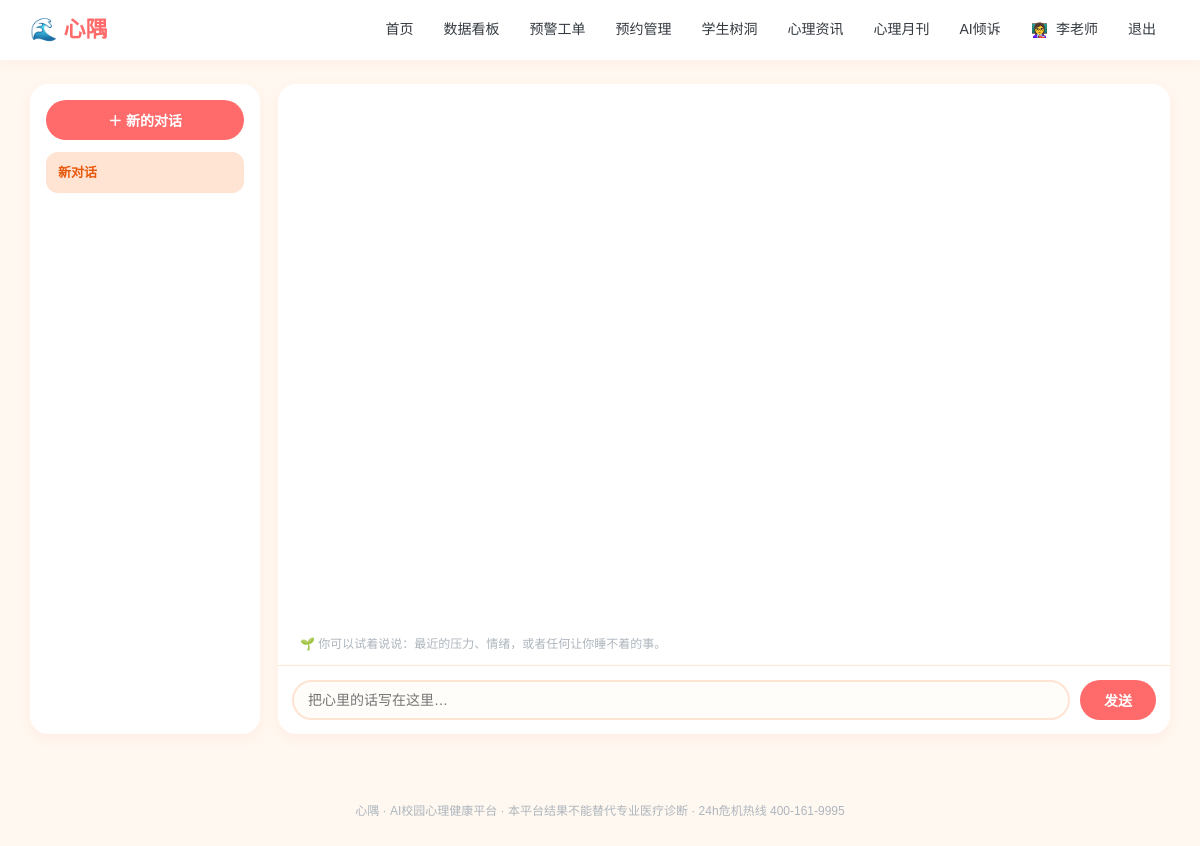
The page /chat?sid=4 (signed in) on the database as committed earlier.
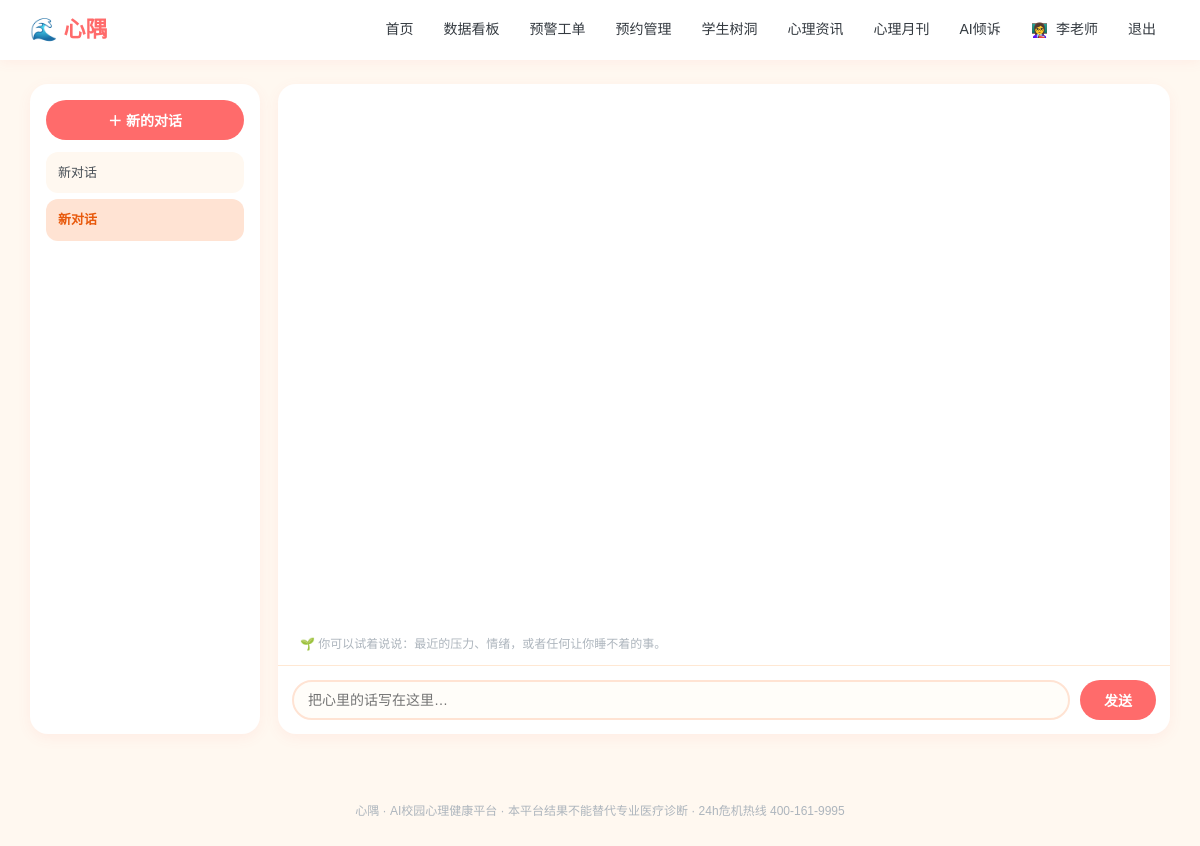
The same page on the database as committed later.
### models.py (models this page shows)
class ChatSession(db.Model):
    __tablename__ = "chat_sessions"
    id = db.Column(db.Integer, primary_key=True)
    user_id = db.Column(db.Integer, db.ForeignKey("users.id"))
    title = db.Column(db.String(128), default="新对话")
    created_at = db.Column(db.DateTime, default=datetime.now)
    last_at = db.Column(db.DateTime, default=datetime.now)

### app.py (the view)
@app.route("/chat")
@login_required()
def chat(u):
    sessions = ChatSession.query.filter_by(user_id=u.id).order_by(ChatSession.last_at.desc()).all()
    sid = request.args.get("sid", type=int)
    msgs, cur = [], None
    if sid:
        cur = ChatSession.query.filter_by(id=sid, user_id=u.id).first()
    if not cur and sessions:
        cur = sessions[0]
    if cur:
        msgs = ChatMessage.query.filter_by(session_id=cur.id).order_by(ChatMessage.id).all()
    return render_template("chat.html", u=u, sessions=sessions, cur=cur, msgs=msgs)

### app.py (called while the page is built)
def login_required(role=None):
    def decor(f):
        @wraps(f)
        def wrapper(*args,**kwargs):
            uid = session.get("uid")
            if not uid:
                return redirect(url_for("login", next=request.path))
            u = db.session.get(User, uid)
            if not u:
                session.clear()
                return redirect(url_for("login"))
            if not u.profile_completed and request.endpoint not in (
                    "profile", "logout", "static", "avatar_upload"):
                flash("首次登录请先完善你的基本信息", "warn")
                return redirect(url_for("profile"))
            if role and u.role != role:
                flash("该页面需要相应权限", "warn")
                return redirect(url_for("index"))
            return f(u, *args, **kwargs)
        return wrapper
    return decor

### templates/chat.html (shortened to what this page needs)
{% extends "base.html" %}
{% block body %}
<div class="chat-wrap">
  <div class="side">
    <button class="btn newbtn" id="newChat">＋ 新的对话</button>
    <div class="slist" id="slist">
      {% for s in sessions %}
      <div class="sitem {{ 'active' if cur and cur.id==s.id else '' }}" onclick="location.href='{{ url_for('chat', sid=s.id) }}'">{{ s.title }}</div>
      {% endfor %}
    </div>
  </div>
  <div class="main">
    <div id="msgList">
    </div>
    <div class="hint">🌱 你可以试着说说：最近的压力、情绪，或者任何让你睡不着的事。</div>
    <div class="inputbar">
      <input type="text" id="msgInput" placeholder="把心里的话写在这里…" autocomplete="off">
      <button class="btn" id="sendBtn">发送</button>
    </div>
  </div>
</div>
{% endblock %}

Rows that differ between the two databases and show on the page:
added ChatSession: title "新对话"
